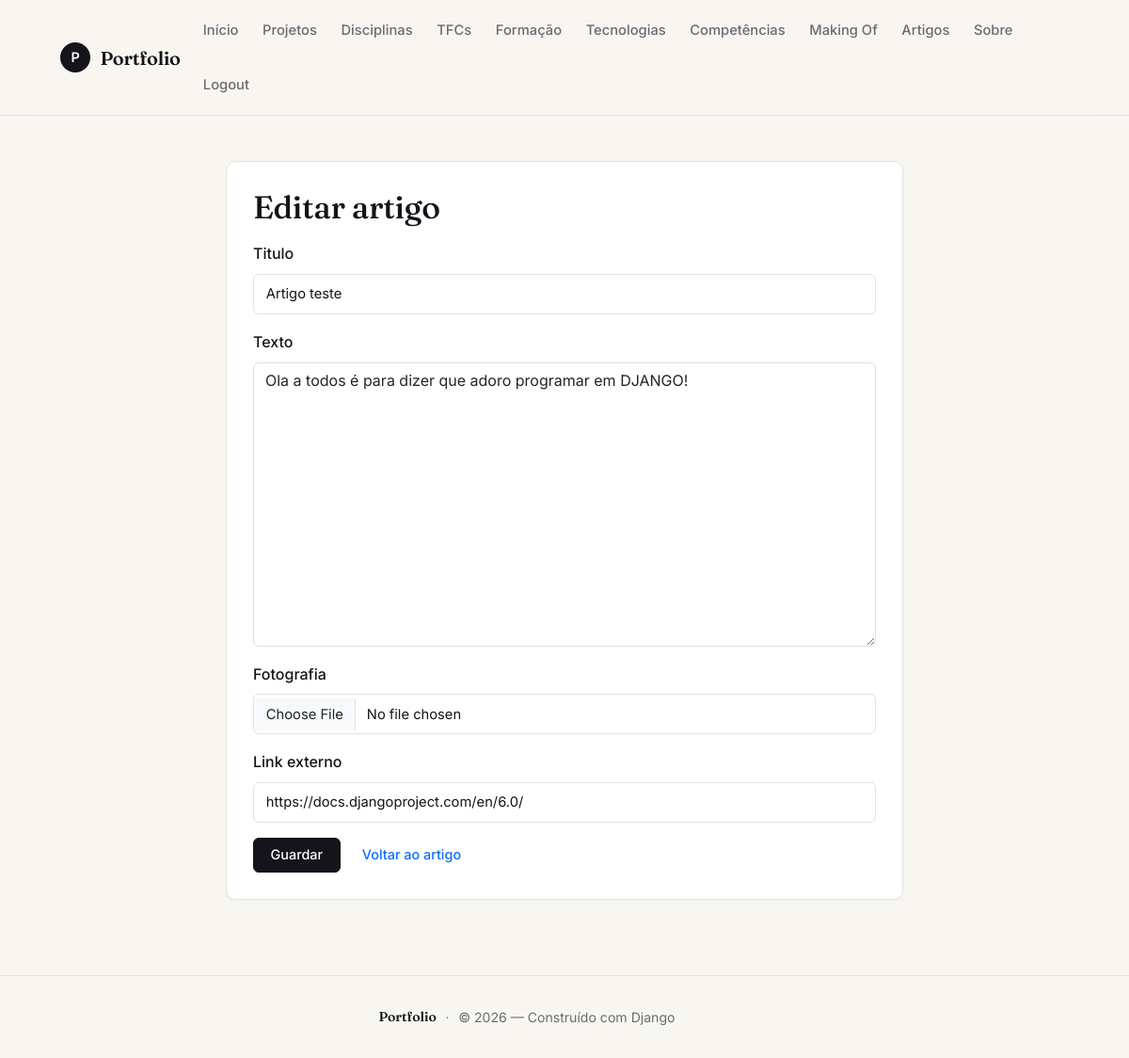
Screenshot of /artigos/1/editar/ (signed in) with the database file from the repository.
### artigos/models.py (models this page shows, shortened)
class Artigo(models.Model):
    titulo = models.CharField(max_length=200)
    texto = models.TextField()
    fotografia = models.ImageField(upload_to="artigos/", blank=True, null=True)
    link_externo = models.URLField(blank=True, null=True)
    data_criacao = models.DateTimeField(auto_now_add=True)
    autor = models.ForeignKey(
        settings.AUTH_USER_MODEL,
        on_delete=models.CASCADE,
        related_name="artigos",
    )
    class Meta:
        ordering = ["-data_criacao"]
        verbose_name = "Artigo"
        verbose_name_plural = "Artigos"

### artigos/views.py (the view)
# urls.py: path("<int:artigo_id>/editar/", views.editar_artigo, name="editar_artigo"),
@login_required
@user_passes_test(pertence_ao_grupo_autores)
def editar_artigo(request, artigo_id):
    artigo = get_object_or_404(Artigo, pk=artigo_id)
    if artigo.autor_id != request.user.id:
        raise PermissionDenied
    if request.method == "POST":
        form = ArtigoForm(request.POST, request.FILES, instance=artigo)
        if form.is_valid():
            form.save()
            messages.success(request, "Artigo atualizado.")
            return redirect("artigos:detalhe", artigo_id=artigo.pk)
    else:
        form = ArtigoForm(instance=artigo)
    return render(
        request,
        "artigos/editar_artigo.html",
        {
            "form": form,
            "artigo": artigo,
            "titulo_pagina": "Editar artigo",
        },
    )

### artigos/forms.py
class ArtigoForm(forms.ModelForm):
    class Meta:
        model = Artigo
        fields = ["titulo", "texto", "fotografia", "link_externo"]
        widgets = {
            "titulo": forms.TextInput(attrs={"class": "form-control"}),
            "texto": forms.Textarea(
                attrs={
                    "rows": 12,
                    "class": "form-control",
                    "placeholder": "Conteúdo sobre tecnologia ou soft skills…",
                }
            ),
            "fotografia": forms.FileInput(attrs={"class": "form-control"}),
            "link_externo": forms.URLInput(attrs={"class": "form-control"}),
        }

### artigos/views.py (called while the page is built)
def pertence_ao_grupo_autores(user):
    return user.is_authenticated and user.groups.filter(name="autores").exists()

### artigos/templates/artigos/editar_artigo.html (shortened to what this page needs)
{% extends 'portfolio/base.html' %}
{% block content %}
<div class="card" style="max-width: 720px; margin: 0 auto; padding: 1.75rem;">
    <h2 class="mb-3">{{ titulo_pagina }}</h2>
    <form method="post" enctype="multipart/form-data">
        {% for field in form %}
        <div class="mb-3">
            <label class="form-label" for="{{ field.id_for_label }}">{{ field.label }}</label>
            {{ field }}
        </div>
        {% endfor %}
        <button type="submit" class="btn btn-primary">Guardar</button>
        <a href="{% url 'artigos:detalhe' artigo.pk %}" class="btn btn-link">Voltar ao artigo</a>
    </form>
</div>
{% endblock %}

### portfolio/static/portfolio/styles.css (style rules this page uses)
:root { --bg: #f8f6f1; --bg-elev: #ffffff; --ink: #14141a; --ink-soft: #2a2a33; --muted: #6b6b73; --muted-2: #8a8a92; --hairline: #e7e3da; --hairline-2: #efece5; --accent: #b45309; --accent-soft: #f3e9d6; --danger: #b91c1c; --success: #15803d; --shadow-sm: 0 1px 2px rgba(20, 20, 26, 0.04); --shadow-md: 0 6px 24px -12px rgba(20, 20, 26, 0.18); --shadow-lg: 0 24px 60px -28px rgba(20, 20, 26, 0.25); --radius-sm: 6px; --radius: 10px; --radius-lg: 16px; --container: 1120px; --serif: 'Fraunces', 'Playfair Display', Georgia, 'Times New Roman', serif; --sans: 'Inter', -apple-system, BlinkMacSystemFont, "Segoe UI", Roboto, sans-serif; }
*, *::before, *::after { box-sizing: border-box; }
html { scroll-behavior: smooth; }
body { margin: 0; font-family: var(--sans); background: var(--bg); color: var(--ink); line-height: 1.65; font-size: 16px; -webkit-font-smoothing: antialiased; -moz-osx-font-smoothing: grayscale; text-rendering: optimizeLegibility; }
a { color: var(--ink); text-decoration: none; transition: color .2s ease, opacity .2s ease; }
h1, h2, h3, h4 { font-family: var(--serif); font-weight: 500; color: var(--ink); letter-spacing: -0.01em; line-height: 1.2; margin: 0 0 .6em; }
h2 { font-size: clamp(1.6rem, 3vw, 2.1rem); }
main h2 { border: 0; padding: 0; }
.card { background: var(--bg-elev); border: 1px solid var(--hairline); border-radius: var(--radius); padding: 1.5rem; margin-bottom: 1.25rem; box-shadow: var(--shadow-sm); transition: transform .25s ease, box-shadow .25s ease, border-color .25s ease; position: relative; }
.btn, button[type="submit"], input[type="submit"] { display: inline-flex; align-items: center; justify-content: center; gap: .5rem; font-family: var(--sans); font-size: .9rem; font-weight: 500; line-height: 1; padding: .65rem 1.1rem; border-radius: var(--radius-sm); border: 1px solid transparent; cursor: pointer; transition: background .2s ease, color .2s ease, border-color .2s ease, transform .15s ease; text-decoration: none; }
.btn-primary, input[type="submit"] { background: var(--ink) !important; border-color: var(--ink) !important; color: #fff !important; }
input[type="text"], input[type="email"], input[type="url"], input[type="number"], input[type="password"], input[type="search"], input[type="date"], input[type="file"], select, textarea { width: 100%; padding: .6rem .8rem; font-family: var(--sans); font-size: .92rem; color: var(--ink); background: var(--bg-elev); border: 1px solid var(--hairline); border-radius: var(--radius-sm); transition: border-color .2s ease, box-shadow .2s ease; }
textarea { min-height: 110px; resize: vertical; line-height: 1.55; }
label { font-weight: 500; color: var(--ink); }

### rows the page displays
Artigo: form "Artigo teste" "Ola a todos é para dizer que adoro programar em DJANGO!" "https://docs.djangoproject.com/en/6.0/"

### other values shown
{{ titulo_pagina }} "Editar artigo"
{{ field.label }} "Titulo" "Texto" "Fotografia" "Link externo"
